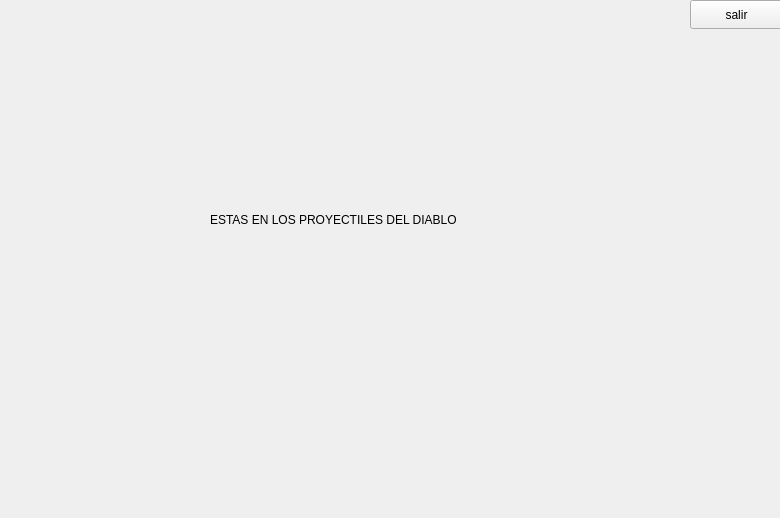
<?xml version="1.0" encoding="UTF-8"?>
<ui version="4.0">
 <class>proyectiles</class>
 <widget class="QWidget" name="proyectiles">
  <property name="geometry">
   <rect>
    <x>0</x>
    <y>0</y>
    <width>780</width>
    <height>518</height>
   </rect>
  </property>
  <property name="windowTitle">
   <string>Form</string>
  </property>
  <widget class="QLabel" name="label">
   <property name="geometry">
    <rect>
     <x>210</x>
     <y>210</y>
     <width>291</width>
     <height>20</height>
    </rect>
   </property>
   <property name="text">
    <string>ESTAS EN LOS PROYECTILES DEL DIABLO</string>
   </property>
  </widget>
  <widget class="QPushButton" name="botonsalir">
   <property name="geometry">
    <rect>
     <x>690</x>
     <y>0</y>
     <width>93</width>
     <height>29</height>
    </rect>
   </property>
   <property name="text">
    <string>salir</string>
   </property>
  </widget>
 </widget>
 <resources/>
 <connections/>
</ui>
